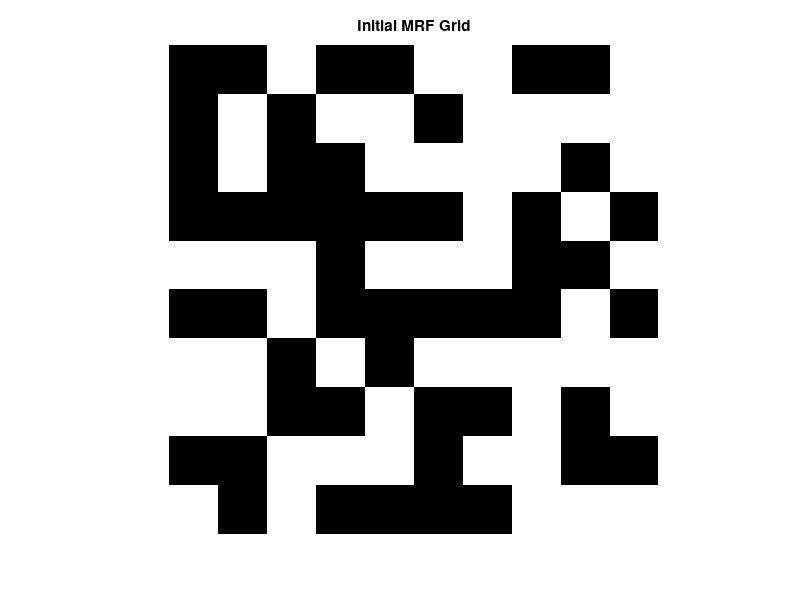
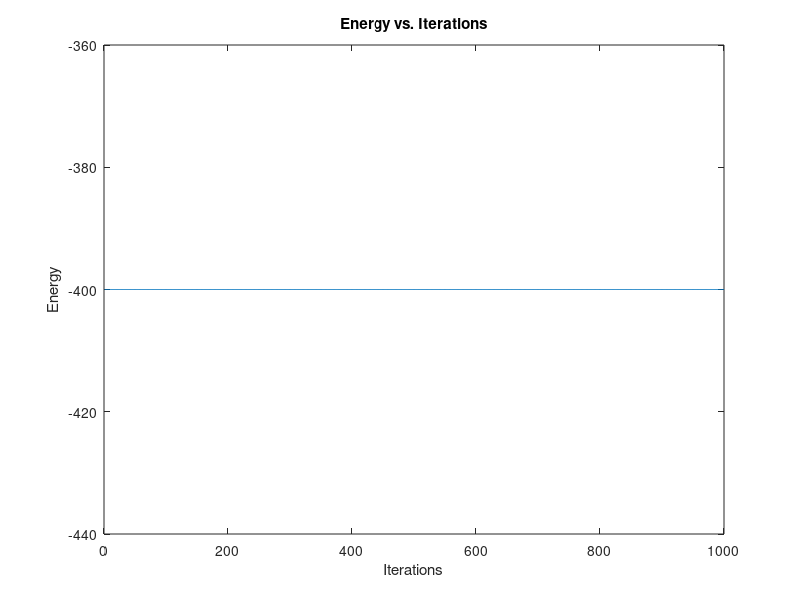
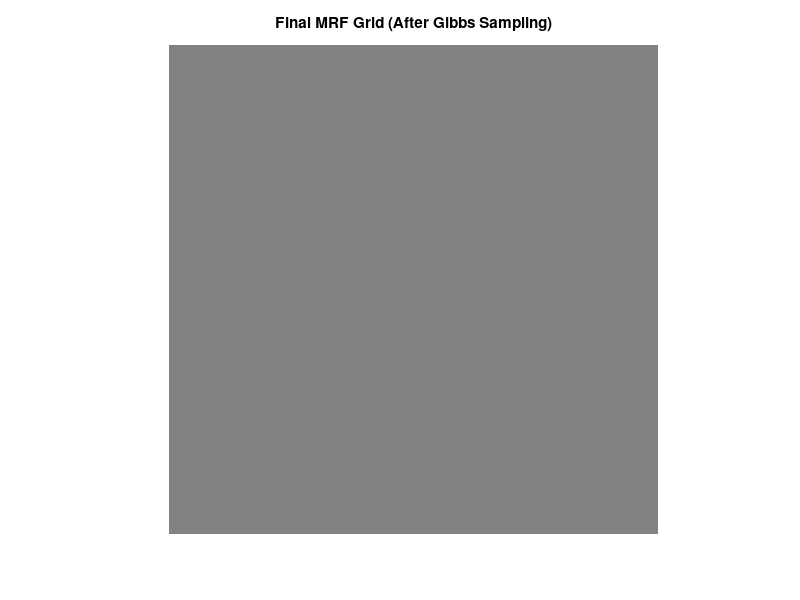

Here is the MATLAB script that generated these plots, in order:
%% Markov Random Field (MRF) Parameters - Edit these as needed
clear;
clc;

% Grid size (dimensions of MRF)
gridSize = [10, 10]; % 10x10 grid (can adjust)

% Interaction parameters
beta = 1; % interaction strength (pairwise interaction coefficient)

% Data input options
loadDataFlag = false;  % Load data from file (true/false)
manualInputFlag = false;  % Manual data input (true/false)
generateRandomDataFlag = true; % Generate random data (true/false)

% For manual input (example: input size grid, 1 or 0 for each point)
manualData = NaN; % leave as NaN for no manual input

% Filepath for data (if loading from file)
filePath = 'data.mat'; % Adjust to your file location

% Plotting options
plotEnergyFlag = true; % Plot energy curve during sampling
plotGridFlag = true;   % Show grid plot of samples

%% Generate/Load MRF Data
% Option 1: Generate Random MRF Grid
if generateRandomDataFlag
    disp('Generating random MRF grid...');
    MRFGrid = randi([0, 1], gridSize); % Random binary grid (0 or 1)
end

% Option 2: Load data from file (if set to true)
if loadDataFlag
    if exist(filePath, 'file')
        data = load(filePath);
        MRFGrid = data.MRFGrid; % Assuming the file contains 'MRFGrid' variable
        disp(['Loaded MRF grid from: ', filePath]);
    else
        disp('File not found!');
    end
end

% Option 3: Manual Input
if manualInputFlag
    if isnan(manualData)
        disp('Enter the grid data manually (0 or 1 for each cell in the grid):');
        MRFGrid = zeros(gridSize); % Initialize grid as all zeros
        for i = 1:gridSize(1)
            for j = 1:gridSize(2)
                MRFGrid(i,j) = input(sprintf('Enter value for (%d,%d) [0/1]: ', i, j));
            end
        end
    else
        MRFGrid = manualData; % If manual data is provided
    end
end

% Ensure MRFGrid is binary (0 or 1)
MRFGrid = double(MRFGrid == 1);

%% Visualization - Plot Initial Grid (MRF)
if plotGridFlag
    figure;
    imagesc(MRFGrid);
    title('Initial MRF Grid');
    colormap(gray);
    axis equal;
    axis off;
end

%% Energy Function for MRF (Ising Model Energy)
% Assuming a simple Ising model (pairwise interactions)
% Energy function with periodic boundary conditions

disp('Calculating initial energy of the grid...');
energy = 0;
for i = 1:gridSize(1)
    for j = 1:gridSize(2)
        % Sum over neighbors (periodic boundary conditions)
        neighbors = [
            MRFGrid(mod(i, gridSize(1)) + 1, j), ... % Right neighbor
            MRFGrid(mod(i-2, gridSize(1)) + 1, j), ... % Left neighbor
            MRFGrid(i, mod(j, gridSize(2)) + 1), ... % Down neighbor
            MRFGrid(i, mod(j-2, gridSize(2)) + 1) ... % Up neighbor
        ];
        
        % Compute pairwise interaction energy (Ising model)
        for k = 1:length(neighbors)
            energy = energy - beta * MRFGrid(i,j) * neighbors(k);
        end
    end
end
disp(['Initial Energy: ', num2str(energy)]);

%% Gibbs Sampling for Inference (Updating MRF configuration)
iterations = 1000;  % Number of Gibbs sampling iterations
energyHistory = zeros(iterations, 1); % Record energy at each iteration

disp('Starting Gibbs sampling...');
for it = 1:iterations
    if mod(it, 100) == 0
        disp(['Iteration ', num2str(it), ' of ', num2str(iterations)]);
    end
    
    for i = 1:gridSize(1)
        for j = 1:gridSize(2)
            % Update grid point using conditional probability (for Ising model)
            neighbors = [
                MRFGrid(mod(i, gridSize(1)) + 1, j), ... % Right neighbor
                MRFGrid(mod(i-2, gridSize(1)) + 1, j), ... % Left neighbor
                MRFGrid(i, mod(j, gridSize(2)) + 1), ... % Down neighbor
                MRFGrid(i, mod(j-2, gridSize(2)) + 1) ... % Up neighbor
            ];
            
            % Energy calculation before and after flipping
            energy0 = -beta * MRFGrid(i,j) * sum(neighbors); % current energy
            energy1 = -beta * (1 - MRFGrid(i,j)) * sum(neighbors); % new energy (flipped)
            
            % Display the energy calculations
            if mod(it, 100) == 0
                disp(['Energy before flipping (at ', num2str(i), ',', num2str(j), '): ', num2str(energy0)]);
                disp(['Energy after flipping (at ', num2str(i), ',', num2str(j), '): ', num2str(energy1)]);
            end
            
            % Metropolis-Hastings or simple probabilistic update
            if energy1 < energy0
                MRFGrid(i,j) = 1 - MRFGrid(i,j); % Flip the value (0 -> 1 or 1 -> 0)
                if mod(it, 100) == 0
                    disp(['Flipped value at ', num2str(i), ',', num2str(j)]);
                end
            end
        end
    end
    
    % Calculate and store the energy after updating the grid
    energy = 0;
    for i = 1:gridSize(1)
        for j = 1:gridSize(2)
            neighbors = [
                MRFGrid(mod(i, gridSize(1)) + 1, j), ...
                MRFGrid(mod(i-2, gridSize(1)) + 1, j), ...
                MRFGrid(i, mod(j, gridSize(2)) + 1), ...
                MRFGrid(i, mod(j-2, gridSize(2)) + 1)
            ];
            
            for k = 1:length(neighbors)
                energy = energy - beta * MRFGrid(i,j) * neighbors(k);
            end
        end
    end
    
    energyHistory(it) = energy; % Store energy at this iteration
end

%% Plotting Energy Curve
if plotEnergyFlag
    figure;
    plot(1:iterations, energyHistory);
    title('Energy vs. Iterations');
    xlabel('Iterations');
    ylabel('Energy');
end

%% Final MRF Grid Visualization
figure;
imagesc(MRFGrid);
title('Final MRF Grid (After Gibbs Sampling)');
colormap(gray);
axis equal;
axis off;

disp('Gibbs sampling completed.');
disp(['Final Energy: ', num2str(energy)]);
